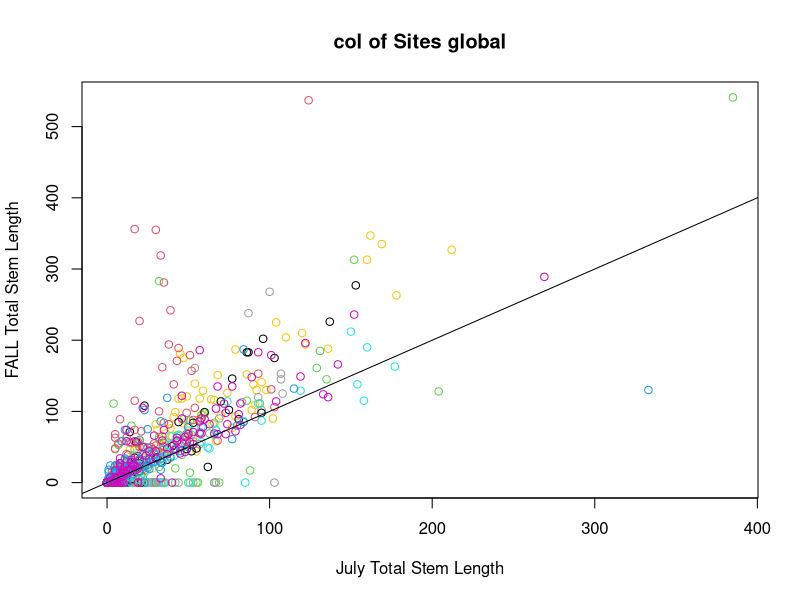
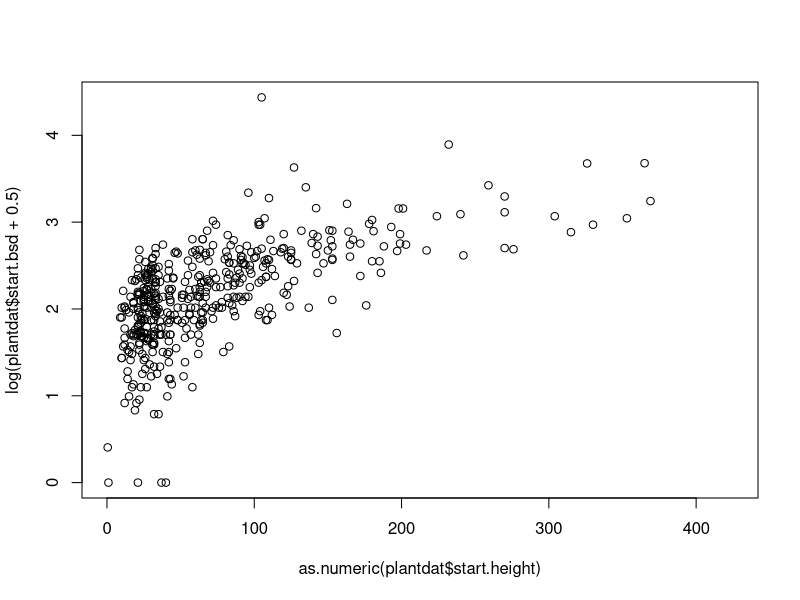
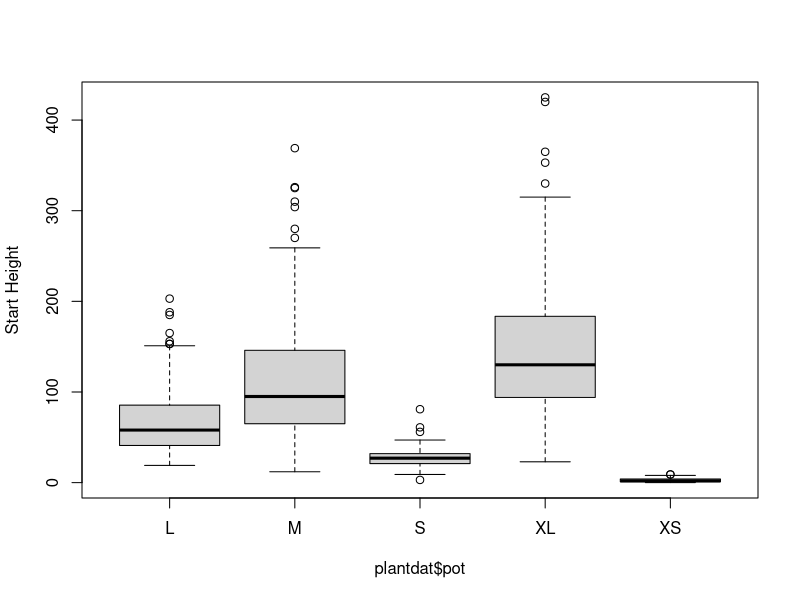
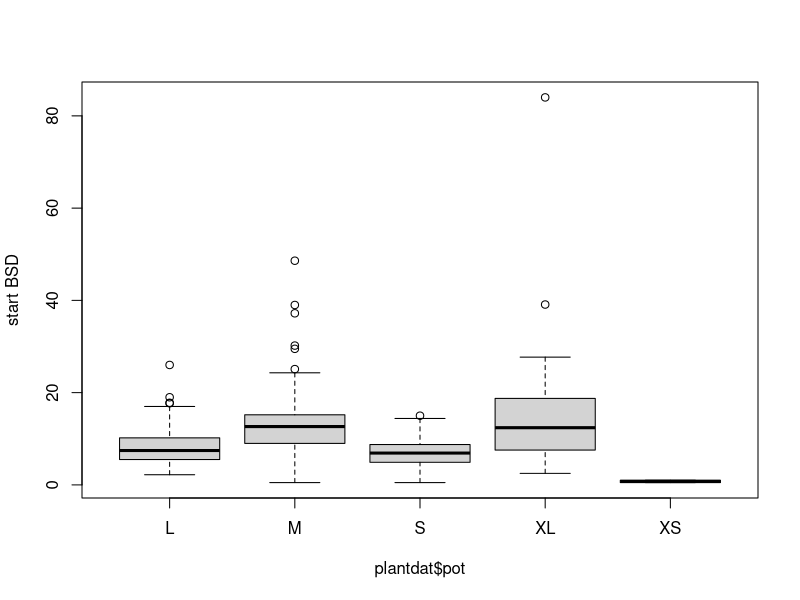
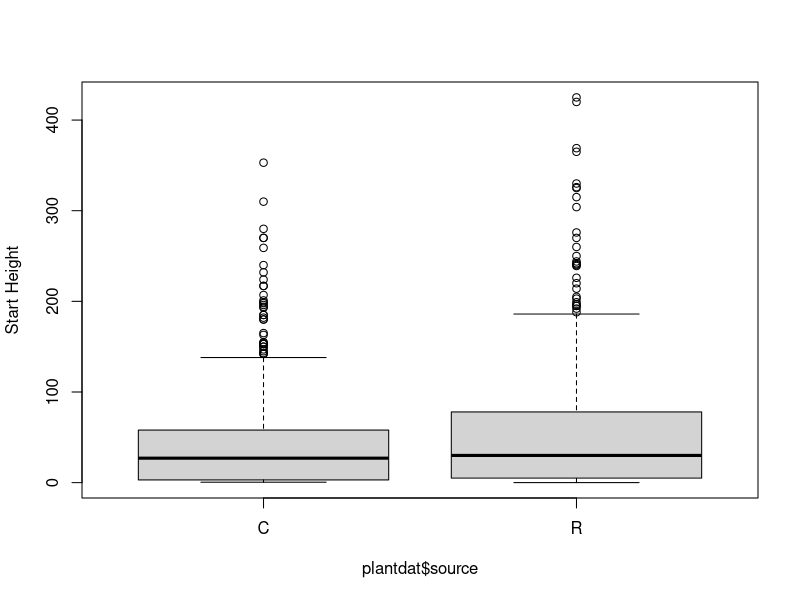
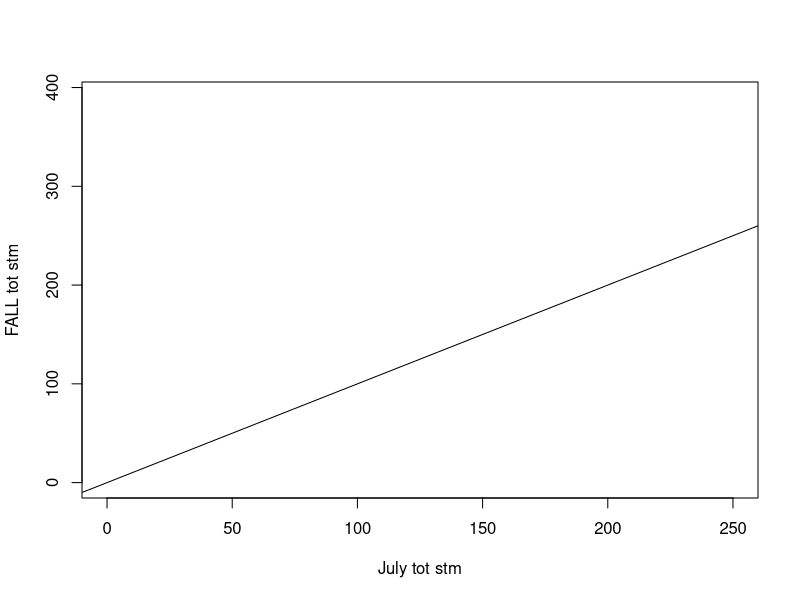

R code for these plots, in order: (Note: this script raises an error after producing the figures.)
#---
#title: "1.Data_structure"
#author: "Matthew Bayly"
#date: "Sunday, November 02, 2014"
#output: html_document
#---

#**EXPLORE DATA STRUCTURE**

# This script is for exploratory data analysis. The purpose 
# of this script it to generate a series of tables
# that look for anomalies in the data structure 
# & values prior to beginning the fulldata analysis.
# This data structure exploratory step is run in
# addition to precautions taken during data entry. 

## **INDEX**

# 1. LOAD LIBRARIES, LOAD PLANT DATA FILE, EXAMINE LEVELS
# 2. Quick plots for size-specific transitions in the global dataset 
# 3. Revise dataframe change variable names for easier coding, make binary facotrs for survivorship
# 4. Custom individual growth tracking plots
# 5. Check data structure & do log transformation (where necessary).
# 6. Size/stage starting state variable (what should be used as start size from greenhouse?). 
# 7. Attach plot level variables 
# 8. Attach SITE-level variables 
# 9. Save new dataframe for other use with other scripts


#============================================================================================#
# 1. START: LOAD LIBRARIES, LOAD PLANT DATA FILE, EXAMINE LEVELS
#============================================================================================#

library(tidyverse)

#Open 2014 plant datafile 
setwd(path.dat.raw)
plantdat <- read_csv("Data/raw_data/plantdata.csv")
dim(plantdat); #colnames(plantdat)

# Check whole data structure
#str(plantdat)

# **Check level **: are there any wierd typos or other anomalies
# are all values plausible? 
summary(plantdat$year) #OK
levels(plantdat$plot) # ''(empty)
levels(plantdat$planted) # OK
levels(plantdat$census.posttrans) # OK
levels(plantdat$census.fall) # OK
summary(plantdat$y.cord); summary(plantdat$x.cord) # OK
levels(plantdat$site) # NEED TO DELETE EMPTY ROWS AT BOTTOM OF DATAFRAME
levels(plantdat$pot) # Problems: 'X', 'MARKER', ''(empty), 'seed'.
levels(plantdat$source) # Problems: 'RR', ''(empty).
#plantdat$start.height
summary(plantdat$start.bsd) #Problems: "?" 
levels(plantdat$tag.marker)
levels(plantdat$post.trans.condition) #Problems: "?" 
levels(plantdat$mid.condition) #Problems:  ~ COMMENTS
levels(plantdat$fall.condition) #Problems: "D", "DRY", ~ COMMENTS
#summary(plantdat)
#FALL.FR.full max = 37!?!? too high!


#**Check quantities**: Are plants, plots, pots & sources represented?
# Table of # Plants at each site
table(plantdat$site) # seems ok (but, Hunter slightly too high!?)

# Table of # Plots at each site
table(plantdat$plot) # across whole study
  temp <- as.matrix(table(plantdat$plot)); temp <- temp/9; temp # per site

# Table of # of R & C at each site
with(plantdat, table(plantdat$source, plantdat$site))

# Table of # of pot sizes at each site & source
with(plantdat, table(plantdat$pot, plantdat$site))
with(plantdat, table(plantdat$pot, plantdat$source))

# Table of plants in plot per site
  # Most useful!
  with(plantdat, table(plantdat$plot, plantdat$site))
  # save table 
  setwd(path.obj); write.csv(with(plantdat, table(plantdat$plot, plantdat$site)), file="plants_per_plot.csv")

### 3. Quick data structure plots

#***Quick data structure plot to visualize***:
# Plots of above for each site 
setwd(paste0(path.fig, "/01_DataStruct"))
pdf(file="01_DataStruct_global.pdf", width=11, height=8.5)
plot(as.numeric(plantdat$start.height), log(plantdat$start.bsd + 0.5)) # correlation extremely weak as expected 
boxplot(plantdat$start.height~plantdat$pot, ylab="Start Height") # some very suspect values
boxplot(plantdat$start.bsd~plantdat$pot, ylab="start BSD") # some very suspect values (including zeros & NAs?)
# medium pots also tended to have more branching
boxplot(plantdat$start.height~plantdat$source,  ylab="Start Height") # seems reasonable
### for site & pot size

# Additional tables
with(plantdat, table(plantdat$source, plantdat$plot))
with(plantdat, table(plantdat$pot, plantdat$plot))
with(plantdat, table(plantdat$plot, plantdat$site))
dev.off()
# END: SET DIRECTORIES, LOAD LIBRARIES, LOAD PLANT DATA FILE, EXAMIN LEVELS


#============================================================================================#
# 2. START: Quick plots for size-specific transitions in the global dataset 
#============================================================================================#

#***SUMMER TO FALL GROWTH***
MID.total.height <- plantdat$MID.total.height # might need to change this
FALL.total.height <- plantdat$FALL.total.height # might need to change this
plot(MID.total.height, FALL.total.height, xlab="July Total Stem Length", ylab="FALL Total Stem Length", col=as.factor(plantdat$site), main="col of Sites global")
abline(0, 1)

# BY SITE - split down by site for easier viewing (LOOP)
site <- levels(plantdat$site); site <- as.factor(site)
#op <- par(ask=FALSE)
pdf(file="Figures/01_DataStruct/01_DataStruct_sites.pdf", width=11, height=8.5)
for (i in 1:length(site)){
   current <- plantdat[plantdat$site==site[i], ]
  plot(current$MID.total.height, current$FALL.total.height, xlab="July tot stm", ylab="FALL tot stm", 
          col=as.factor(current$pot), main=site[i], ylim=c(0, 390), xlim=c(0,250), pch=19, 
          cex=0.7); abline(0, 1)
  }
#par(op)

# BY POT SIZE TYPE - split down by pots for easier viewing (LOOP)
pot <- levels(plantdat$pot); pot <- as.factor(pot)
#op <- par(ask=TRUE)
for (i in 1:length(pot)){
   current <- plantdat[plantdat$pot==pot[i], ]
  plot(current$MID.total.height, current$FALL.total.height, xlab="July tot stm", ylab="FALL tot stm", 
          col=as.factor(current$site), main=pot[i], ylim=c(0, 390), xlim=c(0,250), pch=19, 
          cex=0.7); abline(0, 1)
  }
#par(op)
#op <- par(ask=FALSE)
dev.off(); dev.off()

# END: Quick plots for size-specific transitions in the global dataset 



#============================================================================================#
# 3. START: Revise dataframe change variable names for easier coding, make binary facotrs for survivorship
#============================================================================================#
# MAKE REVISED DATAFRAME TO WORK WITH
# subset down useful variables for current analysis
revised_data <- plantdat[ ,c("ID", "site", "plot", "pot", 
	"source", "start.height", "post.trans.condition", "mid.condition", "fall.condition", 
 "fr.total", "fr.fl.total", "MID.total.height",
 "MID.stem.number", "MID.max.stem", "FALL.total.height", 
 "FALL.stem.number", "FALL.max.stem")]

summary(revised_data) # check it out
#make a unique plot variable
revised_data$Uplot <- paste(revised_data$site, revised_data$plot, sep="")
# remove SEED rows (not included for this analysis
revised_data <- revised_data[ !grepl("SEED", revised_data$pot) , ] 
# to drop plants with heavy herbivory at Looking Glass Creek
#revised_data <- revised_data[ !grepl("HERB", revised_data$mid.condition) , ]

###############################################################################
# RENAME VARIABLES 
#size1 - late spring growth, for growth from May - July only
#size2 - final size, for growth from July - August OR for whole season growth 
	#***used in final analysis

#surv0 - post transplant survivorship only 
#surv1 - survivorship to spring census
#surv2 - survivorship to fall (given post transplant survivorship) 
	#***used in final analysis
#surv_end - survivorship from May planting to Sept

##########################################################
# rename variables to be more appropriate and easier to work with.
names(revised_data)[names(revised_data) == 'MID.total.height'] <- 'size1' #size1=July total stem length
names(revised_data)[names(revised_data) == 'FALL.total.height'] <- 'size2' #size2=September total stem length
revised_data$size1_ln <- log(revised_data$size1 + 1)
revised_data$size2_ln <- log(revised_data$size2 + 1)
# change data & substitute values for survival 
##############################################
revised_data$surv0 <- revised_data$post.trans.condition # Post transplant survivorship
revised_data$surv0 <- sub("A", "1", revised_data$surv0) # Alive = 1
revised_data$surv0 <- sub("D", "0", revised_data$surv0) # Dead = 0
revised_data$surv0 <- as.numeric(revised_data$surv0)
#########################################
# Survival for whole summer period = surv_end (June - Sept)
# total end of season survival
revised_data$surv_end <- revised_data$size2 # assuming only AUGUST census
revised_data$surv_end[revised_data$surv_end > 0 ] <- 1 # Make 0/1
# exclude post transplant mortality from estimate
revised_data$surv_end[ revised_data$surv0 == 0] <- NA # added (Feb 20 2015)

#########################################
# To look only at survivorship seasonally (don't keep zeros in inter-seasonal dataset)
revised_data$surv1[ revised_data$surv0 == 0 & revised_data$size1 == 0 ] <- NA
revised_data$surv1[ revised_data$surv0 == 1 & revised_data$size1 == 0 ] <- 0
revised_data$surv1[ revised_data$surv0 == 1 & revised_data$size1 >= 1 ] <- 1
# For looking only at the July to August data
revised_data$surv2[ revised_data$surv1 == 0 & revised_data$size2 == 0 ] <- NA
revised_data$surv2[ revised_data$surv1 == 1 & revised_data$size2 == 0 ] <- 0
revised_data$surv2[ revised_data$surv1 == 1 & revised_data$size2 >= 1 ] <- 1
#################################################
# Make growth conditional on survival
revised_data$size1[ revised_data$size1 == 0 ] <- NA
revised_data$size1_ln[ revised_data$size1_ln == 0 ] <- NA
revised_data$size2[ revised_data$size2 == 0 ] <- NA
revised_data$size2_ln[ revised_data$size2_ln == 0 ] <- NA
#################################################
# Change pot sizes to numerical values (replace values)
revised_data$pot <- as.character(revised_data$pot)
revised_data$pot[revised_data$pot=="XL"]<-5
revised_data$pot[revised_data$pot=="XS"]<-1
revised_data$pot[revised_data$pot=="S"]<-2
revised_data$pot[revised_data$pot=="L"]<-4 # despite a few outliers model fit better with L as 4
revised_data$pot[revised_data$pot=="M"]<-3
revised_data$pot <- as.numeric(revised_data$pot) # BACK TO NUMERIC
summary(revised_data$pot)


############################################
############################################
############################################
############################################

# START: final plot to verify revisions.
d <- revised_data
site <- levels(d$site); site <- as.factor(site) # study sites

pdf(file="Figures/01_DataStruct/01_Fall growth.pdf", width=11, height=8.5)
#### GROWTH TO FALL ACROSS SITES
par(mfrow=c(2,4),mar=c(4,4,2,1))
for (i in 1:length(site)){
   current <- d[d$site==site[i], ]
  plot(current$size1_ln, current$size2_ln, xlab="Spring", ylab="FALL size", 
          col=as.factor(current$source), main=site[i], pch=19, xlim=c(0,6), ylim=c(0,6), 
          cex=1.2); abline(0, 1)
  }
dev.off(); dev.off()

##########
#### GROWTH TO SPRING ACROSS SITES
pdf(file="Data/01_DataStruct/01_Spring growth.pdf", width=11, height=8.5)
par(mfrow=c(2,4),mar=c(4,4,2,1))
for (i in 1:length(site)){
   current <- d[d$site==site[i], ]
  plot(current$start.height, current$size1_ln, xlab="Greenhouse", ylab="Spring size", 
          col=as.factor(current$source), main=site[i], pch=19, 
          cex=1.2); abline(0, 1)
  }
dev.off(); dev.off()
  
  
#============================================================================================#
# 4. START: Custom individual growth tracking plots
#============================================================================================#

# STAR INDIVIDUAL TRACKING PLOT
#library(reshape)
#id <- seq(1:nrow(d))# unique plant id
#d <- cbind(d, id)
#d$begin <-  runif(nrow(d), 0, 4)
# order sites based on location rather than alphabetical
#d$site <- factor(d$site, levels = c("THOMAS", "HUNTER", "WILEY", "CALAPOOIA", "MOSBY", "COAST", "ROCK", "LOOK"))
#site <- levels(d$site); site <- as.factor(site) # slit sites
# melt to planting & monitoring time intervals as line
#mdata <- melt(d, id=c("ID", "site", "plot", "pot", "source", "start.height", 
# "post.trans.condition", "mid.condition", 
# "fall.condition", "fr.total", "fr.fl.total", "size1", 
 #"MID.stem.number", "MID.max.stem", "size2", "FALL.stem.number", 
# "FALL.max.stem", "Uplot", "size1_ln", "size2_ln", "surv0", "surv_end",
# "surv1", "surv2"))
#dead_planting <- subset(mdata, mdata$post.trans.condition=="D")  # plants dead ~ 1 week after transplanting
#dead_planting$value <- dead_planting$value - 10 # just to put it below the line
# set ploting frame & id column for quick plant reference in plotting 
#par(mfrow=c(2,4),mar=c(4,4,2,1)) 
#id <- as.factor(mdata$id)

# SUPER PLOT FOR LARGE PLANTS (INDIVIDUALS)
#for (i in 1:length(site)){
#   current <- mdata[mdata$site==site[i], ]
#	plot(current$size, current$value, type="n", xlab="Greenhouse", ylab="GROWTH", main=site[i], ylim=c(-15, 390), xlim=c(0, 390)) 
#		points(dead_planting$size, dead_planting$value, pch=21, bg="lightgrey", cex = 1.4) # dead transplants
#		#each plant has its own line
#		for (j in 1:length(id)) { 
#			plant <- current[current$id==id[j], ]
#			plant2 <- subset(plant, plant$variable=="MID.total.height" | plant$variable=="begin")  # RED just for spring growth
#				lines(plant2$size, plant2$value, col="red", type="b", lwd=3) 
#				lines(plant$size, plant$value, type="b", lwd=1.5, 
#						bg=as.factor(plant$variable), pch=21, cex = 1.4) 				
#
# }
#  }

# END: Custom individual growth tracking plots
 


#============================================================================================#
# 5. START: Check data structure & do log transformation (where necessary).
#============================================================================================#

d <- revised_data
d$start.height_ln <- log(d$start.height + 1)
colnames(d) 
site <- levels(d$site); site <- as.factor(site) # study sites
d$fec <- d$fr.fl.total
d$fec[d$fec==0]<- NA
# binary response variable for flowering probability, given survival to fall
d$pFlower[ d$surv2 == 0 ] <- NA
d$pFlower[ d$surv2 == 1 & d$fr.fl.total == 0 ] <- 0
d$pFlower[ d$surv2 == 1 & d$fr.fl.total >= 1 ] <- 1
#summary & str
summary(d)
str(d)

# END: Check data structure & do log transformation (where necessary).


#============================================================================================#
# 6. START: Size/stage starting state variable (what should be used as start size from greenhouse?). 
#============================================================================================#

# From data exploration script.
d$start <- 0.01*(d$start.height_ln) + 0.05*(d$pot) +  0.1*(d$start.height_ln*d$pot)# multiplicative

#  END: Size/stage starting state variable (what should be used as start size from greenhouse?). 


#============================================================================================#
# 7. START: Attach plot level variables 
#============================================================================================#
enviro <- read_csv("Data/raw_data/environmental_variables.csv") # plot level enviornmental variables
colnames(enviro) # seems ok
levels(enviro$SITE)[levels(enviro$SITE)=="HUNT"] <- "HUNTER"
levels(d$site); levels(enviro$SITE) 
levels(d$plot); levels(enviro$PLOT) 
enviro$Un.plot <- paste(enviro$SITE, enviro$PLOT, sep="") # unique plot variable to mere with 
###### will need to merge these data frames
head(enviro$Un.plot); head(d$Uplot)

##### MERGE
d <- merge(d, enviro, by.x = "Uplot", by.y = "Un.plot", all.x = TRUE, all.y = FALSE)

# END: Attach plot-level variables 


#============================================================================================#
# 8. START: Attach SITE-level variables 
#============================================================================================#

SDMsite <- read_csv("Data/raw_data/occ_site_preds_sept2014.csv") # site level enviornmental variables
colnames(SDMsite) # seems ok
levels(d$site); levels(SDMsite$MERGE) # HUNTER needs to be renamed to match
levels(d$plot); levels(enviro$PLOT) # HUNTER needs to be renamed to match

##### MERGE
d <- merge(d, SDMsite, by.x = "site", by.y = "MERGE", all.x = TRUE, all.y = FALSE)
d$site_type <- d$site
	library(plyr)
	revalue(d$site_type, c("CALAPOOIA" = "beyond")) -> d$site_type
	revalue(d$site_type, c("WILEY" = "beyond")) -> d$site_type
	revalue(d$site_type, c("HUNTER" = "beyond")) -> d$site_type
	revalue(d$site_type, c("THOMAS" = "beyond")) -> d$site_type
	revalue(d$site_type, c("ROCK" = "occupied")) -> d$site_type
	revalue(d$site_type, c("COAST" = "occupied")) -> d$site_type
	revalue(d$site_type, c("LOOK" = "unoccupied")) -> d$site_type
	revalue(d$site_type, c("MOSBY" = "unoccupied")) -> d$site_type
levels(d$site_type)

# END: Attach SITE-level variables

	
#============================================================================================#
# 9. Save new dataframe for other use with other scripts
#============================================================================================#

###########################################
# Standardize Environmental Variables
d$start_sd <- ((d$start - mean(d$start, na.rm=TRUE))/sd(d$start, na.rm=TRUE))
d$ENSEMBLE_sd <- ((d$ENSEMBLE - mean(d$ENSEMBLE, na.rm=TRUE))/sd(d$ENSEMBLE, na.rm=TRUE))
d$moist_score_sd <- ((d$moist_score - mean(d$moist_score, na.rm=TRUE))/sd(d$moist_score, na.rm=TRUE))
###########################################


# Save & check out 
dir()
write_csv(d, file="Data/Data_2014.csv")
# END
